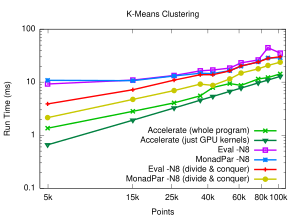

Write the gnuplot code that produced this figure.
# vim: filetype=gnuplot

set title "K-Means Clustering"

set terminal pdf size 3,2.2
set output "k-means.pdf"

set key on
set key bottom

set xlabel "Points"
set logscale x
set xrange [4500:110000]
set xtics  ("5k" 5000, "15k" 15000, "25k" 25000, "40k" 40000, "60k" 60000, "80k" 80000, "100k" 100000)

set ylabel "Run Time (ms)"
set logscale y


plot    'k-means.dat' using ($1):($4)                           \
                title "Accelerate (whole program)"              \
                ls 2  lw 4 with linespoints,                    \
        'k-means.dat' using ($1):($3)                           \
                title "Accelerate (just GPU kernels)"           \
                ls 10  lw 4 with linespoints,                   \
        'k-means.dat' using ($1):($5)                           \
                title "Eval -N8"                                \
                ls 4  lw 4 with linespoints,                    \
        'k-means.dat' using ($1):($6)                           \
                title "MonadPar -N8"                            \
                ls 3  lw 4 with linespoints,                    \
        'k-means.dat' using ($1):($8)                           \
                title "Eval -N8 (divide & conquer)"             \
                ls 1  lw 4 with linespoints,                    \
        'k-means.dat' using ($1):($7)                           \
                title "MonadPar -N8 (divide & conquer)"         \
                ls 7  lw 4 with linespoints
